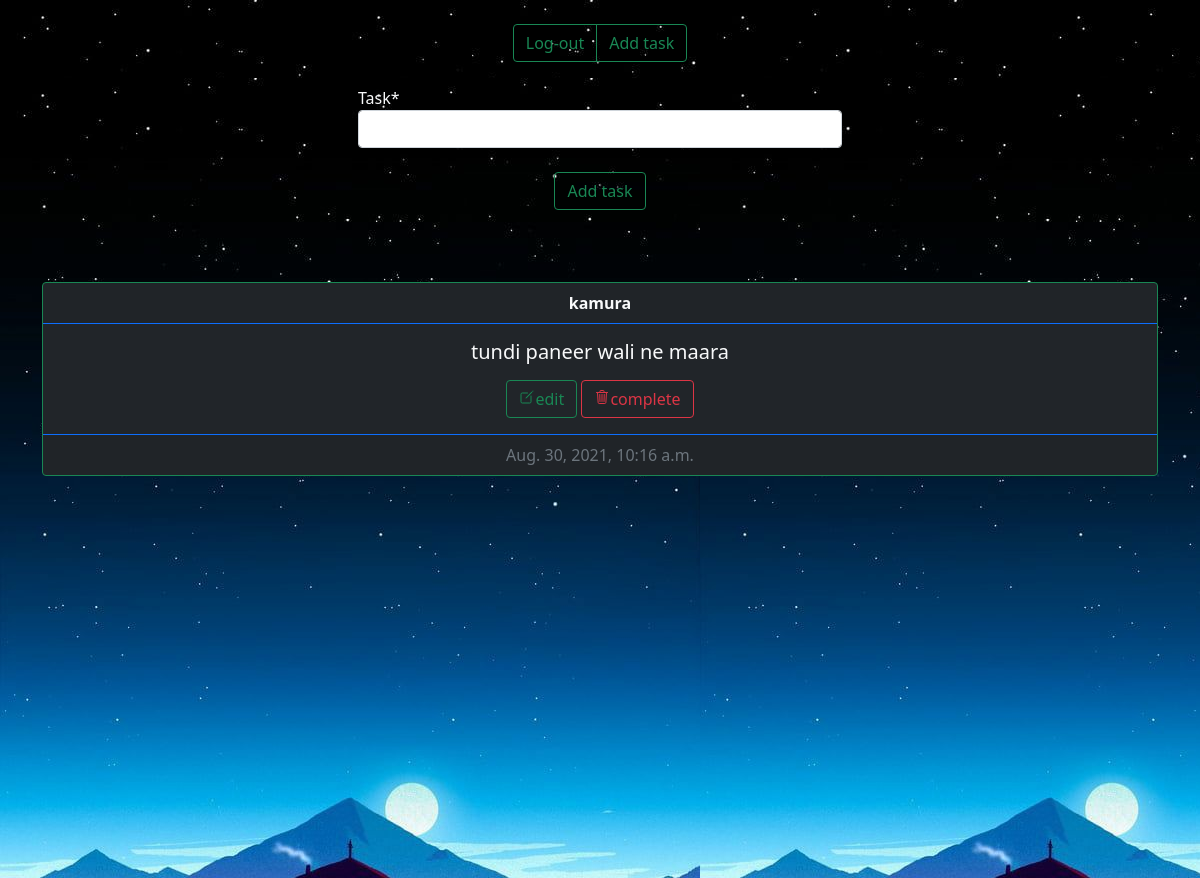
Page /add (signed in) on the committed database.
### todolist/models.py (models this page shows, shortened)
class todo(models.Model):
    oser = models.ForeignKey(User,on_delete=models.CASCADE)
    Task = models.CharField(max_length=500)
    date = models.DateTimeField(default=timezone.now)

### todolist/views.py (the view)
# urls.py: path('add',views.add_task,name='add'),
@login_required(login_url='/login')
def add_task(request):
    if request.method == 'POST':
        al = todotask(request.POST)
        if al.is_valid():
            pok = al.cleaned_data['Task']
            save_task = todo(Task=pok,oser = request.user)
            save_task.save()
            return HttpResponseRedirect('/add')
    else:
        al = todotask()
        ret = request.user
        tosk = todo.objects.filter(oser=ret)
        return render(request,'addtask.html',{'alo':al,'flask':tosk})

### todolist/form.py
class todotask(forms.ModelForm):
    class Meta:
        model = todo
        fields = ['Task']

### templates/addtask.html (shortened to what this page needs)
{% extends 'base.html' %}{% load crispy_forms_tags %}{% block task1 %}{% load static %}
<div style="background-image: url({% static 'img/background.jpg' %}); height: 800px;">
<div class="container">
<form class="row gy-2 gx-3 align-items-center" method="POST">{% csrf_token %}
<div class="mx-auto" style="width: 500px">
{{alo|crispy}}
    <br><center><button type="submit" class="btn btn-outline-success" value="submit">Add task</button></center></div>
</form></div><br>
  {% for a in flask %}
<div class="container py-5">
<div class="mx-auto" style="width: responsive;">
<div class="card text-center bg-dark border-success text-light ">
  <div class="card-header border-primary">
      <b>{{a.oser}}</b>
  </div>
  <div class="card-body border-success">
    <h5 class="card-title">{{a.Task}}</h5>
    <a href="{% url 'edit' a.id %}" class="btn btn-outline-success"><ion-icon size="md" name="create-outline">
    </ion-icon>edit</a>
      <a href="{% url 'delete' a.id %}" class="btn btn-outline-danger"><ion-icon size="md" name="trash-outline">Delete</ion-icon>complete</a>
  </div>
  <div class="card-footer text-muted border-primary">
    {{a.date}}
  </div>
</div></div></div>
</div>
{% endfor %}
{% endblock %}

### rows in the picture
todo: oser "kamura", Task "tundi paneer wali ne maara", date "Aug. 30, 2021, 10:16 a.m."
